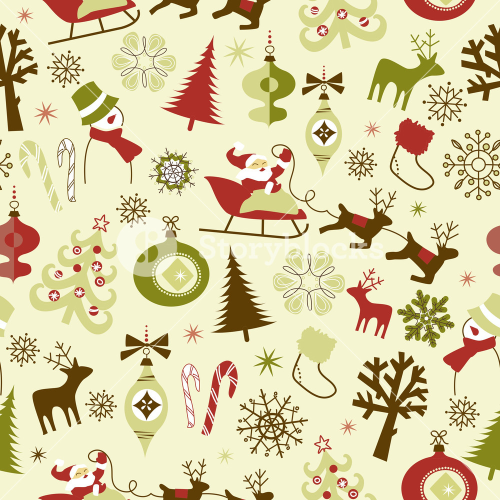
#> input picture data_project/project_description/solution_example2.jpg, 1000 x 1000 px (shown at 1/2 size)
$ python -i segmentation.py   (imports and definitions only)
#> lines starting #> are read from the running program, lines starting #| are printed output that depends on the picture
import cv2
import matplotlib.pyplot as plt
import numpy as np

import iar_project.utils as utils


def draw_contours(img, contours):
    """Method for drawing the contour found on an image
    Args:   img(np.array): the raw image
            conoutours(np.array): the list of countours
    return  The binary image
    """
    # Make a copy of the original image to draw on
    img_with_contours = np.zeros_like(img)
    # Draw the contours on the image
    cv2.drawContours(
        image=img_with_contours,
        contours=contours,
        contourIdx=-1,
        color=(255, 255, 255),
        thickness=1,
    )
    cv2.fillPoly(img_with_contours, pts=contours, color=(255, 255, 255))
    return img_with_contours


def clean_mask(mask, min_area=1000, max_area=1600):
    """Method for cleaning the mask
    Args:   mask(np.array())= the thresholded image
            min_area=minimal size of the area
            max_area=maximal size of the area
    return  the cleaned countours(np.array)
    """
    contours, _ = cv2.findContours(mask, cv2.RETR_EXTERNAL, cv2.CHAIN_APPROX_SIMPLE)
    # Filter contours by area
    filtered_contours = [
        cnt
        for cnt in contours
        if (cv2.contourArea(cnt) > min_area and cv2.contourArea(cnt) < max_area)
    ]
    rects = [cv2.minAreaRect(cnt) for cnt in filtered_contours]
    rects = [rect for rect in rects if (abs(rect[1][0] - rect[1][1]) < 3)]
    boxes = [cv2.boxPoints(rect) for rect in rects]
    boxes = [np.intp(box) for box in boxes]
    return boxes


# [252 lines left out: functions extract_segemented_object, filter_1, filter_2, filter_3, filter_4, filter_5 and 3 more, not called in this run]


def filter_9(src_images):
    """Takes the list of images and return the filtered version in an array
    - Thresholding:  Red
    - Canny: Yes
    - Morphological: Close
    """
    train_data_r = [cv2.split(data)[0] for data in src_images]
    threshold_low = [
        cv2.threshold(img, 113, 255, cv2.THRESH_BINARY)[1] for img in train_data_r
    ]
    threshold_high = [
        cv2.threshold(img, 230, 255, cv2.THRESH_BINARY)[1] for img in train_data_r
    ]
    threshold = [low - high for low, high in zip(threshold_low, threshold_high)]
    threshold = [
        cv2.threshold(img, 100, 255, cv2.THRESH_BINARY_INV)[1] for img in threshold
    ]
    canny = [cv2.Canny(data, 10, 20) for data in threshold]
    kernel = np.ones((5, 5), np.uint8)
    close = [
        cv2.morphologyEx(img, cv2.MORPH_CLOSE, kernel, iterations=3) for img in canny
    ]
    mask_clean = [
        draw_contours(img, clean_mask(img, min_area=13000, max_area=20000))
        for img in close
    ]
    return mask_clean


# [72 lines left out: functions compute_segementation_filters, plot_mask, plot_mask2, plot_comparison, not called in this run]

>>> import cv2
>>> picture = cv2.imread('../data_project/project_description/solution_example2.jpg', cv2.IMREAD_GRAYSCALE)
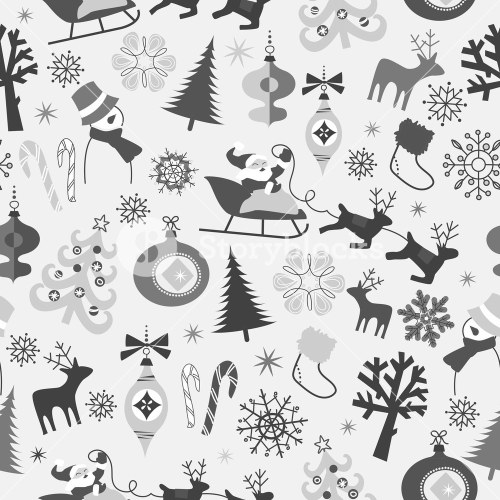
#> picture: shape (1000, 1000) (shown at 1/2 size); min 21, max 255, mean 206.6
>>> result = filter_9(picture)
#> in filter_9, `train_data_r = [cv2.split(data)[0] for data in src_images]`: train_data_r = 1000 items
#> (the run stopped early here; a loop or call above may not have finished)
